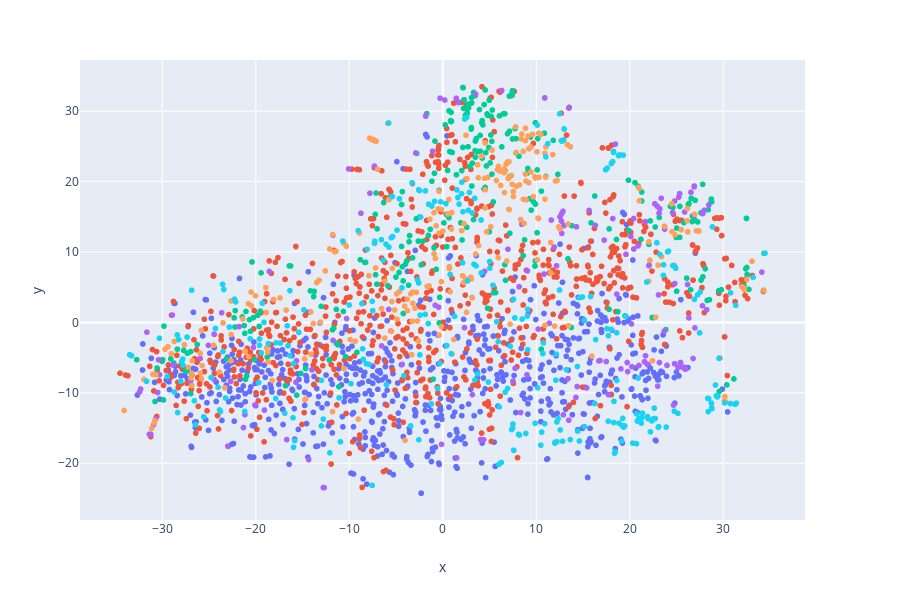

Notebook cell for this chart:
### Code cell
# plot data
fig = px.scatter(result, x="x", y="y", hover_name="ing_names", hover_data=["ing_names"], color="most_related_tech")
fig.update_layout(showlegend=False)
fig.show()

### Figure 1 — Plotly figure (JSON) as saved in the notebook; plotly's stock layout.template omitted (floating-point values rounded to 4 significant figures; data arrays with more than 128 entries replaced by an {"elided": "..."} marker saying what was removed)
{"data": [{"customdata": {"elided": "711x1 str values"}, "hoverlabel": {"namelength": 0}, "hovertemplate": "<b>%{hovertext}</b><br><br>most_related_tech=grilling<br>x=%{x}<br>y=%{y}<br>ing_names=%{customdata[0]}", "hovertext": {"elided": "711 str values"}, "legendgroup": "most_related_tech=grilling", "marker": {"color": "#636efa", "symbol": "circle"}, "mode": "markers", "name": "most_related_tech=grilling", "showlegend": true, "type": "scattergl", "x": {"elided": "711 float values"}, "xaxis": "x", "y": {"elided": "711 float values"}, "yaxis": "y"}, {"customdata": {"elided": "720x1 str values"}, "hoverlabel": {"namelength": 0}, "hovertemplate": "<b>%{hovertext}</b><br><br>most_related_tech=frying<br>x=%{x}<br>y=%{y}<br>ing_names=%{customdata[0]}", "hovertext": {"elided": "720 str values"}, "legendgroup": "most_related_tech=frying", "marker": {"color": "#EF553B", "symbol": "circle"}, "mode": "markers", "name": "most_related_tech=frying", "showlegend": true, "type": "scattergl", "x": {"elided": "720 float values"}, "xaxis": "x", "y": {"elided": "720 float values"}, "yaxis": "y"}, {"customdata": {"elided": "284x1 str values"}, "hoverlabel": {"namelength": 0}, "hovertemplate": "<b>%{hovertext}</b><br><br>most_related_tech=simmering<br>x=%{x}<br>y=%{y}<br>ing_names=%{customdata[0]}", "hovertext": {"elided": "284 str values"}, "legendgroup": "most_related_tech=simmering", "marker": {"color": "#00cc96", "symbol": "circle"}, "mode": "markers", "name": "most_related_tech=simmering", "showlegend": true, "type": "scattergl", "x": {"elided": "284 float values"}, "xaxis": "x", "y": {"elided": "284 float values"}, "yaxis": "y"}, {"customdata": {"elided": "161x1 str values"}, "hoverlabel": {"namelength": 0}, "hovertemplate": "<b>%{hovertext}</b><br><br>most_related_tech=roasting<br>x=%{x}<br>y=%{y}<br>ing_names=%{customdata[0]}", "hovertext": {"elided": "161 str values"}, "legendgroup": "most_related_tech=roasting", "marker": {"color": "#ab63fa", "symbol": "circle"}, "mode": "markers", "name": "most_related_tech=roasting", "showlegend": true, "type": "scattergl", "x": {"elided": "161 float values"}, "xaxis": "x", "y": {"elided": "161 float values"}, "yaxis": "y"}, {"customdata": {"elided": "255x1 str values"}, "hoverlabel": {"namelength": 0}, "hovertemplate": "<b>%{hovertext}</b><br><br>most_related_tech=boiling<br>x=%{x}<br>y=%{y}<br>ing_names=%{customdata[0]}", "hovertext": {"elided": "255 str values"}, "legendgroup": "most_related_tech=boiling", "marker": {"color": "#FFA15A", "symbol": "circle"}, "mode": "markers", "name": "most_related_tech=boiling", "showlegend": true, "type": "scattergl", "x": {"elided": "255 float values"}, "xaxis": "x", "y": {"elided": "255 float values"}, "yaxis": "y"}, {"customdata": {"elided": "277x1 str values"}, "hoverlabel": {"namelength": 0}, "hovertemplate": "<b>%{hovertext}</b><br><br>most_related_tech=baking<br>x=%{x}<br>y=%{y}<br>ing_names=%{customdata[0]}", "hovertext": {"elided": "277 str values"}, "legendgroup": "most_related_tech=baking", "marker": {"color": "#19d3f3", "symbol": "circle"}, "mode": "markers", "name": "most_related_tech=baking", "showlegend": true, "type": "scattergl", "x": {"elided": "277 float values"}, "xaxis": "x", "y": {"elided": "277 float values"}, "yaxis": "y"}], "layout": {"height": 600, "legend": {"tracegroupgap": 0}, "margin": {"t": 60}, "showlegend": false, "xaxis": {"anchor": "y", "domain": [0, 0.98], "title": {"text": "x"}}, "yaxis": {"anchor": "x", "domain": [0, 1], "title": {"text": "y"}}}}
